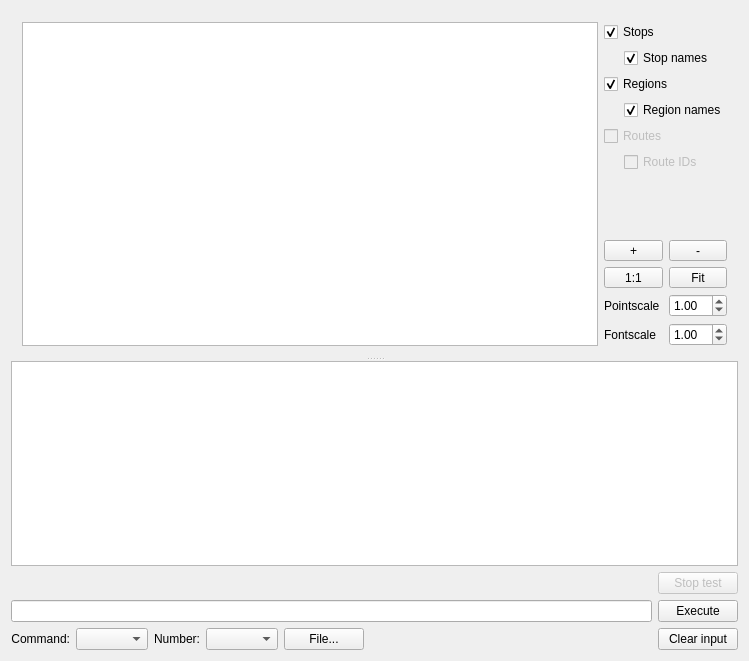
<?xml version="1.0" encoding="UTF-8"?>
<ui version="4.0">
 <class>MainWindow</class>
 <widget class="QMainWindow" name="MainWindow">
  <property name="geometry">
   <rect>
    <x>0</x>
    <y>0</y>
    <width>749</width>
    <height>661</height>
   </rect>
  </property>
  <property name="windowTitle">
   <string>MainWindow</string>
  </property>
  <widget class="QWidget" name="centralWidget">
   <layout class="QVBoxLayout" name="verticalLayout">
    <item>
     <widget class="QSplitter" name="splitter">
      <property name="orientation">
       <enum>Qt::Vertical</enum>
      </property>
      <widget class="QWidget" name="layoutWidget">
       <layout class="QHBoxLayout" name="horizontalLayout_2">
        <item>
         <widget class="QGraphicsView" name="graphics_view">
          <property name="interactive">
           <bool>true</bool>
          </property>
          <property name="dragMode">
           <enum>QGraphicsView::NoDrag</enum>
          </property>
         </widget>
        </item>
        <item>
         <layout class="QVBoxLayout" name="verticalLayout_2">
          <item>
           <widget class="QCheckBox" name="stops_checkbox">
            <property name="text">
             <string>Stops</string>
            </property>
            <property name="checked">
             <bool>true</bool>
            </property>
           </widget>
          </item>
          <item>
           <layout class="QHBoxLayout" name="horizontalLayout_7">
            <item>
             <spacer name="horizontalSpacer_3">
              <property name="orientation">
               <enum>Qt::Horizontal</enum>
              </property>
              <property name="sizeType">
               <enum>QSizePolicy::Fixed</enum>
              </property>
              <property name="sizeHint" stdset="0">
               <size>
                <width>20</width>
                <height>20</height>
               </size>
              </property>
             </spacer>
            </item>
            <item>
             <widget class="QCheckBox" name="stopnames_checkbox">
              <property name="text">
               <string>Stop names</string>
              </property>
              <property name="checked">
               <bool>true</bool>
              </property>
             </widget>
            </item>
           </layout>
          </item>
          <item>
           <widget class="QCheckBox" name="regions_checkbox">
            <property name="text">
             <string>Regions</string>
            </property>
            <property name="checked">
             <bool>true</bool>
            </property>
           </widget>
          </item>
          <item>
           <layout class="QHBoxLayout" name="horizontalLayout_8">
            <item>
             <spacer name="horizontalSpacer_4">
              <property name="orientation">
               <enum>Qt::Horizontal</enum>
              </property>
              <property name="sizeType">
               <enum>QSizePolicy::Fixed</enum>
              </property>
              <property name="sizeHint" stdset="0">
               <size>
                <width>20</width>
                <height>20</height>
               </size>
              </property>
             </spacer>
            </item>
            <item>
             <widget class="QCheckBox" name="regionnames_checkbox">
              <property name="enabled">
               <bool>true</bool>
              </property>
              <property name="text">
               <string>Region names</string>
              </property>
              <property name="checked">
               <bool>true</bool>
              </property>
             </widget>
            </item>
           </layout>
          </item>
          <item>
           <widget class="QCheckBox" name="routes_checkbox">
            <property name="enabled">
             <bool>false</bool>
            </property>
            <property name="text">
             <string>Routes</string>
            </property>
            <property name="checked">
             <bool>false</bool>
            </property>
           </widget>
          </item>
          <item>
           <layout class="QHBoxLayout" name="horizontalLayout_6">
            <item>
             <spacer name="horizontalSpacer_2">
              <property name="orientation">
               <enum>Qt::Horizontal</enum>
              </property>
              <property name="sizeType">
               <enum>QSizePolicy::Fixed</enum>
              </property>
              <property name="sizeHint" stdset="0">
               <size>
                <width>20</width>
                <height>20</height>
               </size>
              </property>
             </spacer>
            </item>
            <item>
             <layout class="QVBoxLayout" name="verticalLayout_5">
              <item>
               <widget class="QCheckBox" name="routeids_checkbox">
                <property name="enabled">
                 <bool>false</bool>
                </property>
                <property name="text">
                 <string>Route IDs</string>
                </property>
               </widget>
              </item>
             </layout>
            </item>
           </layout>
          </item>
          <item>
           <spacer name="verticalSpacer">
            <property name="orientation">
             <enum>Qt::Vertical</enum>
            </property>
            <property name="sizeHint" stdset="0">
             <size>
              <width>20</width>
              <height>40</height>
             </size>
            </property>
           </spacer>
          </item>
          <item>
           <layout class="QHBoxLayout" name="horizontalLayout_3">
            <item>
             <widget class="QToolButton" name="zoom_plus">
              <property name="sizePolicy">
               <sizepolicy hsizetype="Preferred" vsizetype="Fixed">
                <horstretch>0</horstretch>
                <verstretch>0</verstretch>
               </sizepolicy>
              </property>
              <property name="text">
               <string>+</string>
              </property>
             </widget>
            </item>
            <item>
             <widget class="QToolButton" name="zoom_minus">
              <property name="sizePolicy">
               <sizepolicy hsizetype="Preferred" vsizetype="Fixed">
                <horstretch>0</horstretch>
                <verstretch>0</verstretch>
               </sizepolicy>
              </property>
              <property name="text">
               <string>-</string>
              </property>
             </widget>
            </item>
           </layout>
          </item>
          <item>
           <layout class="QHBoxLayout" name="horizontalLayout_4">
            <item>
             <widget class="QToolButton" name="zoom_1">
              <property name="sizePolicy">
               <sizepolicy hsizetype="Preferred" vsizetype="Fixed">
                <horstretch>0</horstretch>
                <verstretch>0</verstretch>
               </sizepolicy>
              </property>
              <property name="text">
               <string>1:1</string>
              </property>
             </widget>
            </item>
            <item>
             <widget class="QToolButton" name="zoom_fit">
              <property name="sizePolicy">
               <sizepolicy hsizetype="Preferred" vsizetype="Fixed">
                <horstretch>0</horstretch>
                <verstretch>0</verstretch>
               </sizepolicy>
              </property>
              <property name="text">
               <string>Fit</string>
              </property>
             </widget>
            </item>
           </layout>
          </item>
          <item>
           <layout class="QHBoxLayout" name="horizontalLayout_10">
            <item>
             <widget class="QLabel" name="label_4">
              <property name="text">
               <string>Pointscale</string>
              </property>
             </widget>
            </item>
            <item>
             <widget class="QDoubleSpinBox" name="pointscale">
              <property name="minimum">
               <double>0.010000000000000</double>
              </property>
              <property name="singleStep">
               <double>0.100000000000000</double>
              </property>
              <property name="value">
               <double>1.000000000000000</double>
              </property>
             </widget>
            </item>
           </layout>
          </item>
          <item>
           <layout class="QHBoxLayout" name="horizontalLayout_9">
            <item>
             <widget class="QLabel" name="label_3">
              <property name="text">
               <string>Fontscale</string>
              </property>
             </widget>
            </item>
            <item>
             <widget class="QDoubleSpinBox" name="fontscale">
              <property name="minimum">
               <double>0.010000000000000</double>
              </property>
              <property name="singleStep">
               <double>0.100000000000000</double>
              </property>
              <property name="value">
               <double>1.000000000000000</double>
              </property>
             </widget>
            </item>
           </layout>
          </item>
         </layout>
        </item>
       </layout>
      </widget>
      <widget class="QPlainTextEdit" name="output">
       <property name="undoRedoEnabled">
        <bool>false</bool>
       </property>
       <property name="lineWrapMode">
        <enum>QPlainTextEdit::NoWrap</enum>
       </property>
      </widget>
     </widget>
    </item>
    <item>
     <layout class="QHBoxLayout" name="horizontalLayout_5">
      <item>
       <layout class="QVBoxLayout" name="verticalLayout_4">
        <item>
         <widget class="QLabel" name="cmd_info_text">
          <property name="sizePolicy">
           <sizepolicy hsizetype="Preferred" vsizetype="Preferred">
            <horstretch>0</horstretch>
            <verstretch>0</verstretch>
           </sizepolicy>
          </property>
          <property name="text">
           <string/>
          </property>
         </widget>
        </item>
        <item>
         <widget class="QLineEdit" name="lineEdit"/>
        </item>
        <item>
         <layout class="QHBoxLayout" name="horizontalLayout">
          <item>
           <widget class="QLabel" name="label">
            <property name="sizePolicy">
             <sizepolicy hsizetype="Fixed" vsizetype="Preferred">
              <horstretch>0</horstretch>
              <verstretch>0</verstretch>
             </sizepolicy>
            </property>
            <property name="text">
             <string>Command:</string>
            </property>
            <property name="alignment">
             <set>Qt::AlignRight|Qt::AlignTrailing|Qt::AlignVCenter</set>
            </property>
           </widget>
          </item>
          <item>
           <widget class="QComboBox" name="cmd_select"/>
          </item>
          <item>
           <widget class="QLabel" name="label_2">
            <property name="sizePolicy">
             <sizepolicy hsizetype="Fixed" vsizetype="Preferred">
              <horstretch>0</horstretch>
              <verstretch>0</verstretch>
             </sizepolicy>
            </property>
            <property name="text">
             <string>Number:</string>
            </property>
            <property name="alignment">
             <set>Qt::AlignRight|Qt::AlignTrailing|Qt::AlignVCenter</set>
            </property>
           </widget>
          </item>
          <item>
           <widget class="QComboBox" name="number_select"/>
          </item>
          <item>
           <widget class="QPushButton" name="file_button">
            <property name="text">
             <string>File...</string>
            </property>
           </widget>
          </item>
          <item>
           <spacer name="horizontalSpacer">
            <property name="orientation">
             <enum>Qt::Horizontal</enum>
            </property>
            <property name="sizeHint" stdset="0">
             <size>
              <width>40</width>
              <height>20</height>
             </size>
            </property>
           </spacer>
          </item>
         </layout>
        </item>
       </layout>
      </item>
      <item>
       <layout class="QVBoxLayout" name="verticalLayout_3">
        <item>
         <widget class="QPushButton" name="stop_button">
          <property name="enabled">
           <bool>false</bool>
          </property>
          <property name="text">
           <string>Stop test</string>
          </property>
         </widget>
        </item>
        <item>
         <widget class="QPushButton" name="execute_button">
          <property name="text">
           <string>Execute</string>
          </property>
         </widget>
        </item>
        <item>
         <widget class="QPushButton" name="clear_input_button">
          <property name="text">
           <string>Clear input</string>
          </property>
         </widget>
        </item>
       </layout>
      </item>
     </layout>
    </item>
   </layout>
  </widget>
 </widget>
 <layoutdefault spacing="6" margin="11"/>
 <resources/>
 <connections/>
</ui>
